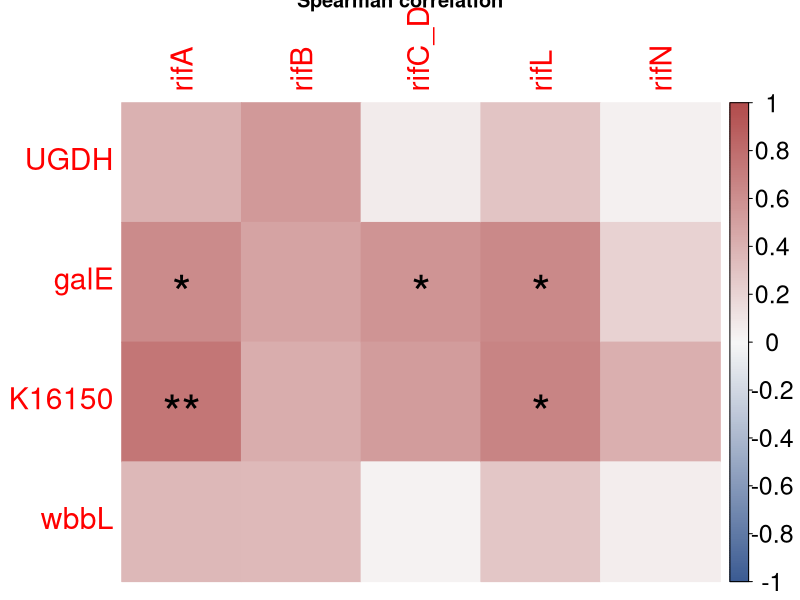

The R script that drew this image:

setwd("E:/HACscript")
library(corrplot)
library(psych)
library(ggplot2)


# 读取数据
state.clean  <- read.table("Data/vb_gene_corr_data.txt", header = TRUE, row.names = 1)
dput(state.clean)

rhizo.spearman.clean<-cor(state.clean,use = "complete.obs",method = "spearman")
res5 <- cor.mtest(state.clean, conf.level = .95,  method = "spearman") 
genes_v <- c("UGDH", "galE", "K16150", "wbbL")
genes_b <- c("rifA", "rifB", "rifC_D", "rifL", "rifN")

corr_sub <- rhizo.spearman.clean[genes_v, genes_b]
p_sub    <- res5$p[genes_v, genes_b]


#figure output
pdf("Figure/vb_gene_corr_result.pdf", width = 500/80, height = 350/80)

corrplot(
  corr = corr_sub,
  p.mat = p_sub,
  col = colorRampPalette(
    c("#3B5B92", "#F7F7F7", "#B24C4C")
  )(200),
  method = "color",
  insig = "label_sig",
  sig.level = c(.001, .01, .05),
  pch.cex = 3,
  tl.cex = 1.8,
  cl.cex = 1.5,
  title = "Spearman correlation",
  title.cex = 2
)
dev.off()

#data output
corr_df <- expand.grid(genes_v,genes_b, stringsAsFactors = FALSE)

corr_df$spearman.r <- as.vector(corr_sub)
corr_df$spearman.p <- as.vector(p_sub)

# rename
colnames(corr_df) <- c("virus.gene", "bacteria.gene", "spearman.r", "spearman.p")

#write.table( corr_df,file = "rhizo.spearman.r.txt", sep = "\t", row.names = FALSE, quote = FALSE)
